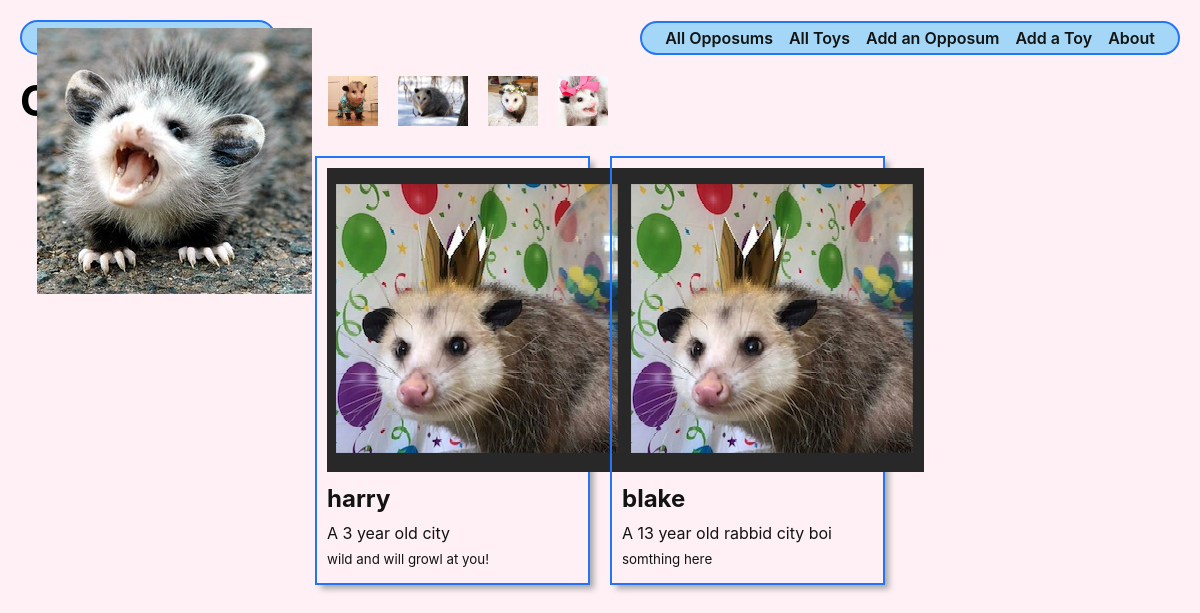
The page /opposums/ on the database as committed earlier.
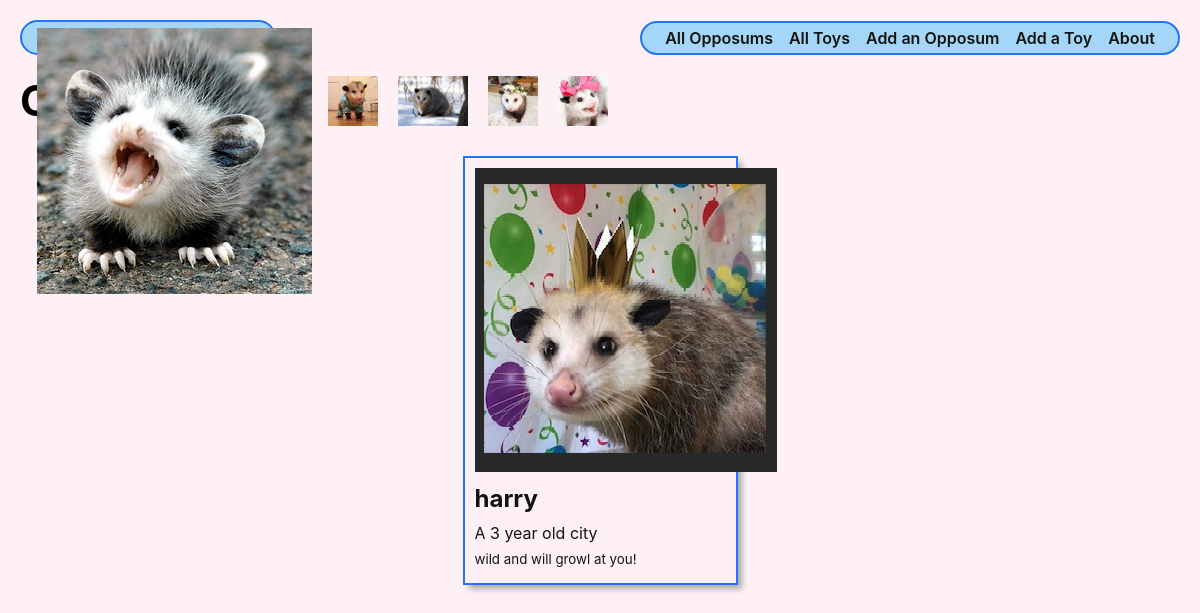
The same page on the database as committed later.
### main_app/models.py (models this page shows, shortened)
class Opposum(models.Model):
  name = models.CharField(max_length=100)
  breed = models.CharField(max_length=100)
  description = models.TextField(max_length=250)
  age = models.IntegerField()

### main_app/views.py (the view)
# urls.py: path('opposums/', views.opposums_index, name='opposums_index'),
def opposums_index(request):
  opposums = Opposum.objects.all()
  return render(request, 'opposums/index.html', { 'opposums': opposums })

### main_app/templates/opposums/index.html (shortened to what this page needs)
{% extends 'base.html' %}
{% load static %}
{% block head %}
<link rel="stylesheet" type="text/css" href="{% static 'css/opposum-index.css' %}"/>
{% endblock %}
{% block content %}
<section class="page-header">
  <h1>Opposum List</h1>
  <img src="{% static 'images/pjpossum.jpg' %}" alt="Opposum in pajamas" />
  <img src="{% static 'images/Majesty.jpg' %}" alt="Pretty boi in snow" />
  <img src="{% static 'images/floral.jpeg' %}" alt="Opposum in flower crown" />
  <img src="{% static 'images/jojo.jpg' %}" alt="Jojo Siwa Opposum" />
</section>
<section class="card-container">
  {% for opposum in opposums %}
    <div class="card">
      <a href="{% url 'opposums_detail' opposum.id %}">
        <div class="card-content">
          <div class="card-img-container">
            <img
              src="{% static 'images/bday.png' %}"
              alt="Opposum in Bday party hat"
            >
          </div>
          <h2 class="card-title">{{ opposum.name }}</h2>
          {% if opposum.age > 0 %}
            <p>A {{ opposum.age }} year old {{ opposum.breed }}</p>
          {% else %}
            <p>A {{ opposum.breed }} garbage baby.</p>
          {% endif %}
          <p><small>{{ opposum.description }}</small></p>
        </div>
      </a>
    </div>
  {% endfor %}
</section>
{% endblock %}

### main_app/templates/base.html (shortened to what this page needs)
{% load static %}
<!DOCTYPE html>
<html lang="en">
<head>
  <link rel="stylesheet" type="text/css" href="{% static 'css/base.css' %}">
  {% block head %}
  {% endblock %}
</head>
<body>
  <header>
    <div class="header-logo-container">
      <a href="/">
        <img
        src="{% static 'images/header-logo.jpg' %}"
        alt="The Opposum Place Logo"
      >
      </a>
    </div>
    <nav>
      <ul>
        <li><a href="{% url 'opposums_index' %}">All Opposums</a></li>
         <li><a href="{% url 'toys_index' %}">All Toys</a></li>
        <li><a href="{% url 'opposums_create' %}">Add an Opposum</a></li>
        <li><a href="{% url 'toys_create' %}">Add a Toy</a></li>
        <li><a href="{% url 'about' %}">About</a></li>
      </ul>
    </nav>
  </header>
  <main>
    {% block content %}
    {% endblock %}
  </main>
</body>
</html>

### main_app/static/css/base.css (style rules this page uses)
html { box-sizing: border-box }
*, *::before, *::after { box-sizing: inherit; }
:root { font-size: 62.5% }
body { margin: 0; display: flex; flex-direction: column; align-items: center; font-family: -apple-system, BlinkMacSystemFont, 'Segoe UI', 'Roboto', 'Oxygen', 'Ubuntu', 'Cantarell', 'Fira Sans', 'Droid Sans', 'Helvetica Neue', sans-serif; min-height: 100vh; --nav-bg: rgba(104, 197, 248, .7); --nav-bg-ff: rgba(104, 197, 248, .9); --borders: rgb(36, 116, 248) solid 2px; --text-color: rgb(17, 20, 17); --link-hover-color: rgb(16, 56, 158); --button-bg: rgb(245, 245, 245); --button-bg-hover: rgb(226, 226, 226); --submit: rgb(26, 128, 0); --warn: rgb(255, 102, 0); --danger: rgb(220, 20, 30); --secondary: rgb(57, 57, 57); --card-box-shadow: 5px 5px 6px -1px #AAA; --font-xtreme: 4.2rem; --font-xxl: 3.6rem; --font-xl: 2.4rem; --font-l: 1.8rem; --font-reg: 1.6rem; --card-border-radius: 6px; }
header { width: 100%; background: var(--nav-bg-ff); border-bottom: var(--borders); }
nav { margin: 10px; }
ul { margin: 0; list-style: none; padding: 0; }
main { width: 100%; }
nav a { text-decoration: none; color: var(--text-color); font-weight: 600; font-size: 16px; }
nav ul { display: flex; align-items: center; justify-content: center; flex-wrap: wrap; }
nav li { padding: 5px 8px; }
.header-logo-container { margin: auto; padding: 10px 20px 0; max-width: 500px; }
.page-header { display: flex; align-items: center; margin: 20px; }
.page-header h1 { font-size: var(--font-xxl); margin: 0; }
.page-header img { height: 40px; margin-left:15px; }
.page-header img:first-of-type { margin-left: 20px; }
@media only screen and (min-width: 768px) { header { position: sticky; display: flex; flex-direction: row; top: 0; align-items: center; } }
@media only screen and (min-width: 768px) { main { max-width: 1300px; min-height: calc(100vh - 53px); } }
@media only screen and (min-width: 768px) { nav, .header-logo-container { margin: 10px 0; padding: 0 15px; } }
@media only screen and (min-width: 768px) { .header-logo-container { padding-top: 3px; } }
@media only screen and (min-width: 768px) { nav { margin-left: auto; display: flex; justify-content: center; } }
@media only screen and (min-width: 768px) { nav ul { flex-wrap: nowrap; } }
@media only screen and (min-width: 768px) { .header-logo-container { width: 213px; } }
@media only screen and (min-width: 768px) { .page-header h1 { font-size: var(--font-xtreme); } }
@media only screen and (min-width: 768px) { .page-header img { height: 50px; margin-left:20px; } }
@media only screen and (min-width: 768px) { .page-header img:first-of-type { margin-left: 25px; } }
@media only screen and (min-width: 1024px) { main { min-height: calc(100vh - 55px); } }
@media only screen and (min-width: 1024px) { header { margin: 20px 20px 0 20px; width: calc(100vw - 40px); max-width: 1920px; top: 20px; background-color: transparent; border-bottom: none; } }
@media only screen and (min-width: 1024px) { nav, .header-logo-container { margin: 0; background: var(--nav-bg-ff); border: var(--borders); border-radius: 18px; } }
@media only screen and (min-width: 1024px) { nav { margin-left: auto; } }
@media only screen and (min-width: 1024px) { .header-logo-container { padding-top: 6px; width: 256px; height: 35px; } }
body { background-color: lavenderblush; }

### main_app/static/css/opposum-index.css (style rules this page uses)
.card-container { padding: 0 30px; display: flex; justify-content: center; flex-wrap: wrap; }
.card { width: 275px; margin: 10px; border: var(--borders); box-shadow: var(--card-box-shadow); }
.card-content { padding: 10px; width: 100%; }
.card > a { text-decoration: none; color: var(--text-color); }
.card h2 { margin: 10px 0; font-size: var(--font-xl); }
.card p { margin: 5px 0; font-size: var(--font-reg); }

Rows that differ between the two databases and show on the page:
removed Opposum: name "blake", age "13", breed "rabbid city boi", description "somthing here"
